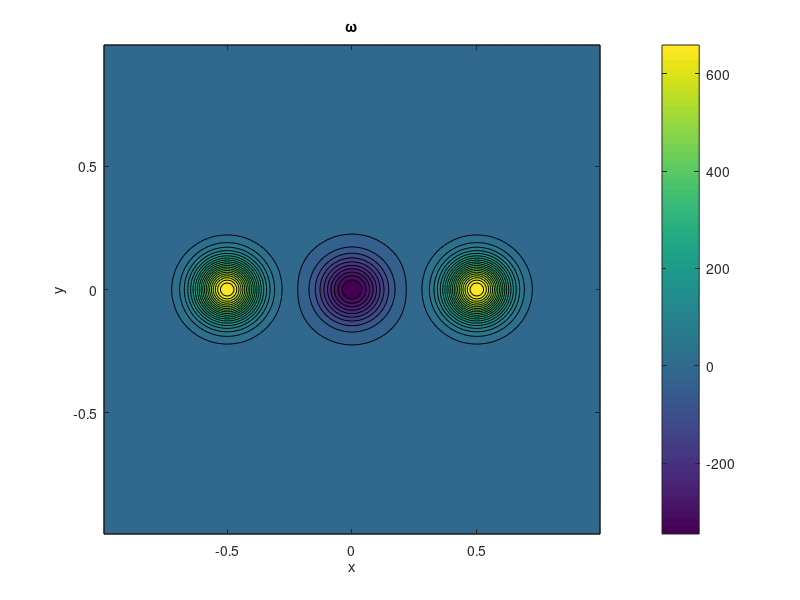

This figure's MATLAB source: (Note: this script raises an error after producing the figure.)
clear

% Domain (=[-1,1]^2)
N= 150;
x0 = -1;
x1 =  1;

h = (x1-x0)/N
var = h*h

x = x0+((1:N)-0.5)*h;
y = x;

[xa,ya] = meshgrid(x,y);

ra2 = xa.^2+ya.^2;
ra2A = (xa-0.5).^2+ya.^2;
ra2B = (xa+0.5).^2+ya.^2;

sig = 0.06;

wa = -pi*(1/2)^2*(20)*exp(-ra2/4/sig^2)/4/pi/sig^2 + ...
    pi*(1/2)^2*(40)*exp(-ra2A/4/sig^2)/4/pi/sig^2 + ...
    pi*(1/2)^2*(40)*exp(-ra2B/4/sig^2)/4/pi/sig^2;

% Clean up pesky problems at the origin.
for k=1:N
    for l=1:N
        if (isnan(wa(k,l)))
                wa(k,l) = 0.0;
        end
    end
end

contourf(xa,ya,wa,30);
xlabel('x'); ylabel('y'); title('\omega');
colorbar;

w = wa';
w = w(:);
save w.grd w -ASCII
